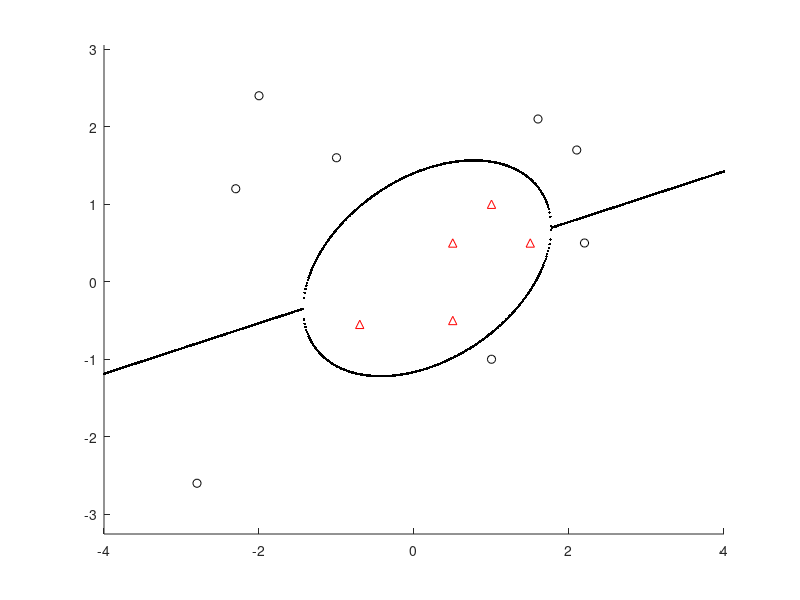

This chart was generated by the following MATLAB code:
dataset=[
    1 1 0;
    -2.8 -2.6 1;
    2.2 0.5 1;
    0.5 -0.5 0;
    2.1 1.7 1;
    -2 2.4 1;
    1.5 0.5 0;
    1 -1 1;
    -2.3 1.2 1;
    1.6 2.1 1;
    0.5 0.5 0;
    -1 1.6 1;
    -0.7 -0.55 0;
];
hold on;
point='r^ko';
axis equal;
color='rb';
for i1= 1:length(dataset)
    plot(dataset(i1,1),dataset(i1,2),point(dataset(i1,3)*2+1:dataset(i1,3)*2+2));
end
hold on;
[m1 n1]=size(dataset);
X=dataset(:,1:2);
Y=dataset(:,3);
%{x, y, xy, x^2, y^2, x^2y, xy^2, x^3, y^3}
X=[X X(:,1).*X(:,2) X(:,1).*X(:,1) X(:,2).*X(:,2) ];
X=[ones(m1,1) X];
[m n]=size(X);
theta=zeros(n,1);
theta_temp=zeros(n,1);
%learn rate
alpha=0.001;
for i=1:50000
    h_theta=1./(1+exp(-X*theta));
    for j=1:n
        theta_temp(j)=theta(j)-(h_theta-Y)'*X(:,j)*alpha/m;
    end
    theta=theta_temp;
    %plot(i/10,(1./(1+exp(-X*theta))-Y)'*(1./(1+exp(-X*theta))-Y)/m,'k.')
end
xline=-4:0.01:4;
plot(xline,(-(theta(3)+theta(4)*xline)+sqrt(((theta(3)+theta(4)*xline).^2-4*theta(6)*(theta(1)+theta(2)*xline+theta(5)*xline.^2))))/(2*theta(6)),'k.');
plot(xline,(-(theta(3)+theta(4)*xline)-sqrt(((theta(3)+theta(4)*xline).^2-4*theta(6)*(theta(1)+theta(2)*xline+theta(5)*xline.^2))))/(2*theta(6)),'k.');
disp((1./(1+exp(-X*theta))-Y)'*(1./(1+exp(-X*theta))-Y)/m);
